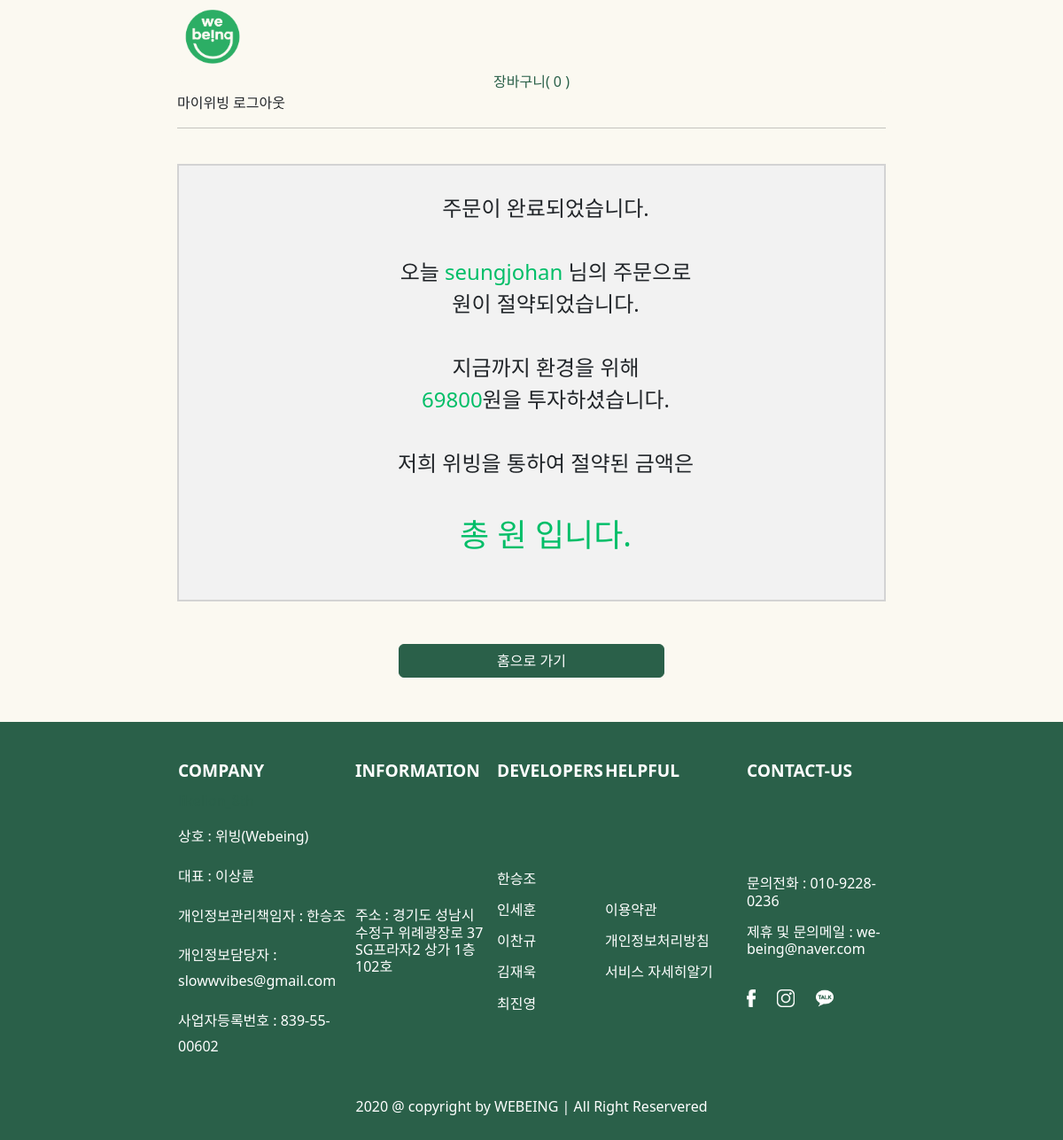
Before: /order/payment/complete/ (signed in) with the older database file.
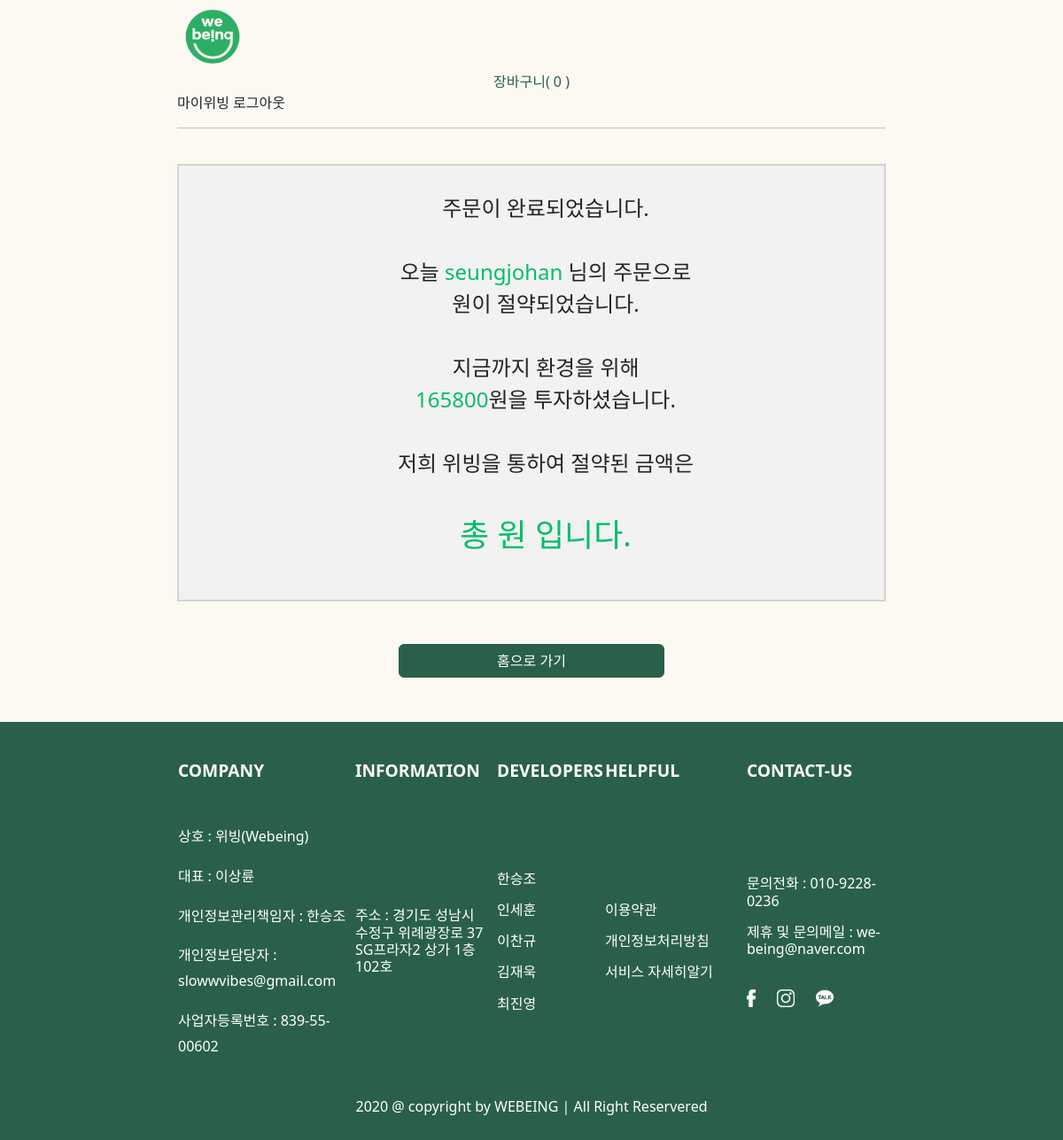
After: the same page with the newer database file.
### Account/models.py (models this page shows, shortened)
class User(AbstractBaseUser):
    email = models.EmailField(
        verbose_name='email',
        max_length=255,
        unique=True,
    )
    nickname = models.CharField(
        max_length=20,
        null=False,
        unique=True
    )
    phone_number = models.CharField(max_length=14, null=False, unique=True)
    business_number = models.CharField(max_length=30, null=True, unique=True)
    seller_address = models.CharField(max_length=30, null=True, unique=True)
    seller_name = models.CharField(max_length=30, null=True, unique=True)
    env_money = models.IntegerField(null=True)
    is_active = models.BooleanField(default=True)
    is_admin = models.BooleanField(default=False)
    is_seller = models.BooleanField(null=True, default=True)
    objects = UserManager()
    USERNAME_FIELD = 'email'
    REQUIRED_FIELDS = ['nickname', 'phone_number']

### order/views.py (the view)
# urls.py: path('payment/complete/', order_complete, name='order_complete'),
@ensure_csrf_cookie
@csrf_protect
def order_complete(request):
    user = request.user
    orders = Order.objects.filter(user=user)
    final = 0
    for order in orders:
        temp = OrderItem.objects.filter(order=order)
        for orderitem in temp:
            user_item = orderitem.order
            final += orderitem.price
    user_success = User.objects.get(user=user_item)
    user_success.env_money = final
    user_success.save()
    return render(request, 'order/created.html')

### order/templates/order/created.html (shortened to what this page needs)
{% extends 'base.html' %}
{% load static %}
{% block content %}
<link rel="stylesheet" href="{% static 'css/created.css' %}">
<div class="box-container">
    <div class = "ordercomplete" style="background-color:#F2F2F2;">
        <ul id = "fontsize15" style = "list-style: none; ">
            <li>주문이 완료되었습니다.</li><br>
            <li>오늘 <span id="green">{{user.nickname}}</span> 님의 주문으로</li>
            <li>원이 절약되었습니다.</li><br>
            <li>지금까지 환경을 위해</li>
            <li><span id="green">{{user.env_money}}</span>원을 투자하셨습니다.</li><br>
            <li>저희 위빙을 통하여 절약된 금액은</li><br>
            <li id="finalfont">총 {{total}}원 입니다.</li>
        </ul>
    </div>
</div>
<div id = "gohome" style="margin-top: 3rem;">
    <a href = "{% url 'shop:product_all' %}">
        <p class="text-center">
            <button type="button" class="btn btn-success" style="width:300px;">홈으로 가기</button>
        </p>
    </a>
</div>
{% endblock %}

### Webeing/templates/base.html (shortened to what this page needs)
{% load static %}
<html lang="en">
<head>
    <link type="text/css" rel="stylesheet" href="https://unpkg.com/bootstrap/dist/css/bootstrap.min.css"/>
    <link type="text/css" rel="stylesheet" href="https://unpkg.com/bootstrap-vue@latest/dist/bootstrap-vue.css"/>
    <link type="text/css" rel="stylesheet" href="{% static 'css/footer.css' %}"/>
    <link type="text/css" rel="stylesheet" href="{% static 'css/card.css' %}">
</head>
<body style="background-color:#FBF9F1;">
<div id="nav" style="margin: 0px 200px 40px 200px;">
    <b-navbar toggleable="lg" type="light" variant="#FBF9F1">
        <a href="/main"><img src="{% static '/img/webeing.png'%}" alt="webeing" style="width:80px; height:80px;"></a>
        <b-collapse id="nav-collapse" is-nav>
            <b-navbar-nav class="ml-auto">
                {% if user.is_authenticated %}
                <a class="nav-link btn btn-outline-success" href="{% url 'cart:detail' %}">장바구니(
                    {% if cart|length > 0 %}
                    {{cart|length}} )
                    {% else %}
                    0 )
                    {% endif %}
                </a>
                <b-nav-item-dropdown right>
                    {% if user.is_seller == True %}
                    <b-dropdown-item href="{% url 'sellerPage' %}">마이위빙</b-dropdown-item>
                    {% else %}
                    <b-dropdown-item href="{% url 'customerPage' %}">마이위빙</b-dropdown-item>
                    {% endif %}
                    <b-dropdown-item href="{% url 'logout' %}">로그아웃</b-dropdown-item>
                </b-nav-item-dropdown>
                {% else %}
                <b-nav-item href="{% url 'signup' %}">회원가입</b-nav-item>
                <b-nav-item href="{% url 'login' %}">로그인</b-nav-item>
            </b-navbar-nav>
            {% endif %}
        </b-collapse>
    </b-navbar>
    <hr/>
</div>
<div style="margin : 0 200px 0 200px">
    {% block content %}
    {% endblock %}
</div>
</body>
<footer style="background-color: #2a6049; width: 100%; padding: 30px 200px 10px 200px; margin-top: 50px;">
    <table>
        <colgroup>
            <col width="25%">
            <col width="20%">
            <col width="15%">
            <col width="20%">
            <col width="*">
        </colgroup>
        <thead style="line-height: 3rem; color:white;">
            <td id="footerfont">COMPANY</td>
            <td id="footerfont">INFORMATION</td>
            <td id="footerfont">DEVELOPERS</td>
            <td id="footerfont">HELPFUL</td>
            <td id="footerfont">CONTACT-US</td>
        </thead>
        <tbody>
            <tr>
                <td style="line-height: 1rem; color:#2a6049 ">
                    <p> likelion_8th   </p>
                </td>
            </tr>
            <tr>
                <td style="line-height: 1.8rem; color: white;">
                    <p>상호 : 위빙(Webeing)</p>
                    <p>대표 : 이상륜</p>
                    <p>개인정보관리책임자 : 한승조</p>
                    <p>개인정보담당자 : slowwvibes@gmail.com</p>
                    <p>사업자등록번호 : 839-55-00602</p>
                </td>
                <td style="line-height: 1.2rem; color:white ">
                    <p>주소 : 경기도 성남시
                        <br>수정구 위례광장로 37
                        <br>SG프라자2 상가 1층 102호
                    </p>
                </td>
                <td style="line-height: 1.2rem; color:white ">
                    <p>한승조</p>
                    <p>인세훈</p>
                    <p>이찬규</p>
                    <p>김재욱</p>
                    <p>최진영</p>
                </td>
                <td style="line-height: 1.2rem; color:white ">
                    <p><a href="{% url 'tos_user_use' %}" style="color:white">이용약관</a></p>
                    <p><a href="{% url 'tos_user_private' %}" style="color:white">개인정보처리방침</a></p>
                    <p><a href="#" style="color:white">서비스 자세히알기</a></p>
                </td>
                <td style="line-height: 1.2rem;">
                    <p style="color:white">문의전화 : 010-9228-0236</p>
                    <p style="color:white">제휴 및 문의메일 : we-being@naver.com</p>
                    <br>
                    <p>
                        <a title="facebook" href="https://www.facebook.com/We-being-100435421763637" target="_blanck">
                            <img src="{% static '/img/facebook.png' %}" alt="facebook"
                                style="margin-right: 20px; width:10px; height:20px;">
                        </a>
                        <a title="instagram" href="https://www.instagram.com/we_being/" target="_blank">
                            <img src="{% static 'img/instagram.png' %}" alt="instagram"
                                style="margin-right: 20px; width:20px; height:20px;">
                        </a>
                        <a title="kakaotalk" href="http://pf.kakao.com/_sSYyxb" target="_blank">
                            <img src="{% static 'img/kakaotalk.png' %}" alt="kakao"
                                style="margin-right: 20px; width:20px; height: 20px;">
                        </a>
                    </p>
                </td>
            </tr>
        </tbody>
    </table>
    <br>
    <p class="text-center" style="color: white">2020 @ copyright by WEBEING | All Right Reservered</p>
</footer>
</html>

### shop/static/css/card.css (style rules this page uses)
a { text-decoration: none }

### order/static/css/created.css (style rules this page uses)
.box-container { grid-template-columns: 1fr 1fr; grid-template-rows: 5fr; column-gap: 20px; grid-template-areas: "ordercomplete receipt" }
.ordercomplete { grid-area: ordercomplete; text-align: center; padding: 30px 30px 30px 30px; border: 2px solid lightgray; }
#gohome { text-align: center; width: 100%; }

### Webeing/templates/base.html (style rules this page uses)
#footerfont { font-size: 120%; font-weight: bold; }
.btn-outline-success { background-color: #FBF9F1; border-color: #2A6049; color: #2A6049; }
.btn-success { background-color: #2A6049; border-color: #2A6049; color: white; }

### order/templates/order/created.html (style rules this page uses)
#fontsize15 { font-size: 150%; }
#green { color: #00be68; }
#finalfont { font-size:150%; color: #00be68; }

Changed rows visible on the page:
changed User "seungjohan": env_money "69800" → "165800"
